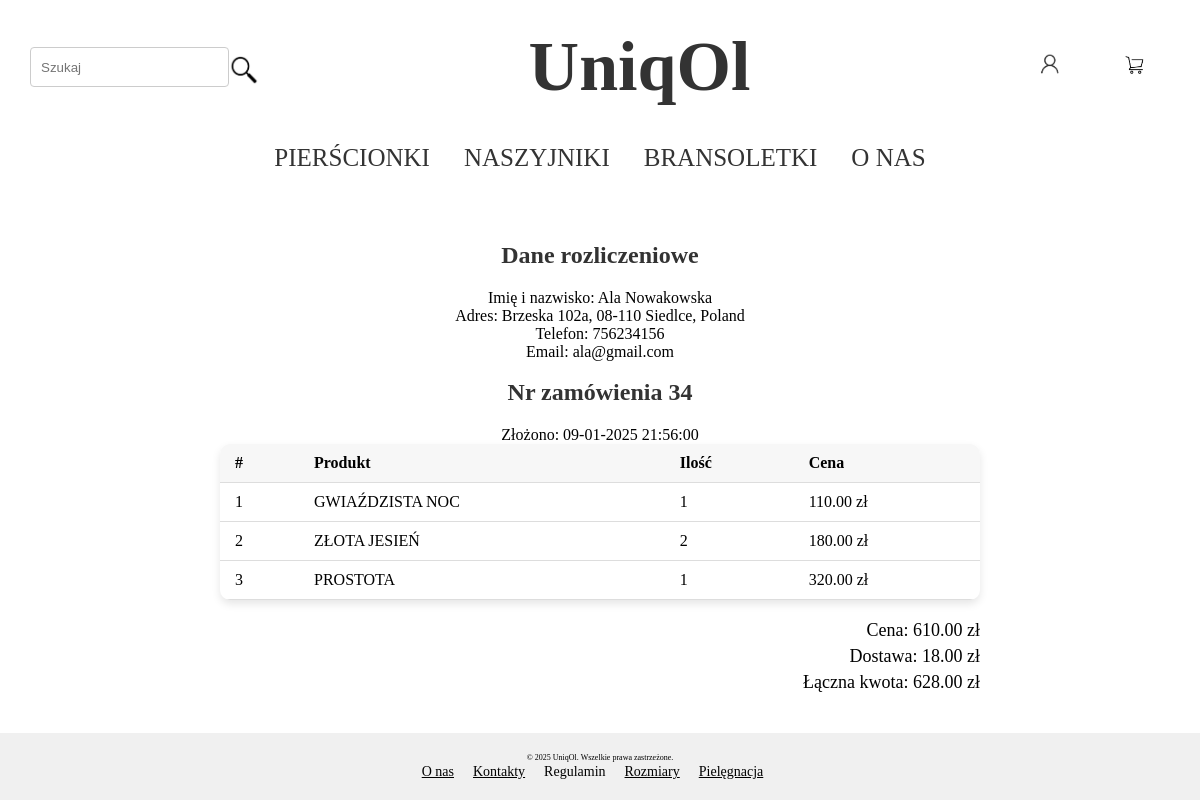
The app's page /orders/34/ (signed in) with its own data.
### shop/models.py (models this page shows, shortened)
class Category(models.Model):
    name = models.CharField(max_length=100)

class CustomerUser(AbstractUser, PermissionsMixin):
    username = None
    email = models.EmailField(unique=True)
    first_name = models.CharField(max_length=255, null=True,
                                  validators=[validate_alpha])
    last_name = models.CharField(max_length=255, null=True,
                                 validators=[validate_alpha])
    phone_number = models.CharField(max_length=9, unique=True, null=True,
                                    validators=[validate_phone_numer])
    street = models.CharField(max_length=255, null=True,
                              validators=[validate_street_name])
    house_number = models.CharField(max_length=10, null=True,
                                    validators=[validate_house_number])
    apartment_number = models.CharField(max_length=10, blank=True, null=True,
                                        validators=[validate_digit])
    city = models.CharField(max_length=100, null=True,
                            validators=[validate_alpha])
    postal_code = models.CharField(max_length=6, null=True,
                                   validators=[validate_postal_code])
    country = models.CharField(max_length=100, null=True, default="Poland",
                               validators=[validate_alpha])
    USERNAME_FIELD = "email"
    REQUIRED_FIELDS = []
    @property
    def full_street(self):
        if self.apartment_number:
            return (f"{self.street}  {self.house_number} "
                    f"{self.apartment_number}")
        return f"{self.street}  {self.house_number}"

class Product(models.Model):
    name = models.CharField(max_length=100)
    category = models.ForeignKey(Category, on_delete=models.CASCADE)
    price = models.DecimalField(max_digits=10, decimal_places=2)
    stock = models.IntegerField(null=True)
    description = models.TextField()
    size = models.CharField(choices=SIZE, max_length=1, blank=True, null=True)

### cart/models.py (models this page shows, shortened)
class Order(models.Model):
    cart = models.ForeignKey(Cart, on_delete=models.CASCADE, null=True, blank=True)
    user = models.ForeignKey(CustomerUser, on_delete=models.CASCADE)
    created_at = models.DateTimeField(auto_now_add=True)
    updated_at = models.DateTimeField(auto_now=True)
    total_price = models.DecimalField(max_digits=10, decimal_places=2)

class OrderItem(models.Model):
    order = models.ForeignKey(Order, on_delete=models.CASCADE)
    product = models.ForeignKey(Product, on_delete=models.CASCADE)
    quantity = models.PositiveIntegerField(default=1)
    price = models.DecimalField(max_digits=10, decimal_places=2)

class Shipping(models.Model):
    SHIPPING_COMPANIES = (
        ('PP', 'Poczta Polska'),
        ('IN', 'InPost'),
        ('DP', 'DPD'),
    )
    STATUS_CHOICES = (
        ('pending', 'Oczekuje'),
        ('shipped', 'Wysłano'),
        ('delivered', 'Dostarczono'),
        ('canceled', 'Anulowano'),
    )
    user = models.ForeignKey(CustomerUser, on_delete=models.CASCADE)
    shipping_company = models.CharField(max_length=2, choices=SHIPPING_COMPANIES, default='PP')
    shipping_price = models.DecimalField(max_digits=10, decimal_places=2, default=15.0)
    status = models.CharField(max_length=10, choices=STATUS_CHOICES, default='pending')
    order = models.ForeignKey('Order', on_delete=models.CASCADE, null=True, blank=True)
    def get_shipping_price(self):
        return self.shipping_price

### cart/views.py (the view, shortened to what this page needs)
# urls.py: path('orders/<int:order_pk>/', carts.UserOrderDetailsView.as_view(), name='user_order_details'),
class UserOrderDetailsView(LoginRequiredMixin, DetailView):
    model = Order
    template_name = 'cart/order_details.html'  # Ścieżka do szablonu szczegółów zamówienia
    context_object_name = 'order'
    def get_object(self):
        order_pk = self.kwargs.get('order_pk')
        order = get_object_or_404(Order, pk=order_pk, user=self.request.user)  # Tylko dla zalogowanego użytkownika
        return order
    def get_context_data(self, **kwargs):
        context = super().get_context_data(**kwargs)
        order = self.get_object()
        categories = Category.objects.all()
        context['categories'] = categories
        shipping_price = Shipping.objects.filter(order=order).first().shipping_price
        total_price_without_shipping = order.total_price - shipping_price
        if not order.cart:
            raise Http404("Zamówienie nie ma przypisanego koszyka.")
        cart = Cart.objects.filter(user=self.request.user).first()
        context['cart'] = cart
        context['order_items'] = OrderItem.objects.filter(order=order)
        context['shipping'] = Shipping.objects.filter(order=order).first()
        context['total_price_without_shipping'] = total_price_without_shipping
        return context

### cart/templates/cart/order_details.html
{% extends 'shop/base.html' %}
{% block content %}
<div class="order-details-container">
    <div class="customer-details">
        <h3>Dane rozliczeniowe</h3>
        <p>Imię i nazwisko: {{ order.user.first_name }} {{ order.user.last_name }}</p>
        <p>Adres: {{ order.user.full_street }}, {{ order.user.postal_code }} {{ order.user.city }}, {{ order.user.country }}</p>
        <p>Telefon: {{ order.user.phone_number }}</p>
        <p>Email: {{ order.user.email }}</p><br>
    </div>
<h2>Nr zamówienia {{ order.pk }}</h2>
    <p>Złożono: {{ order.created_at|date:"d-m-Y H:i:s" }}</p>
    <table>
        <thead>
            <tr>
                <th>#</th>
                <th>Produkt</th>
                <th>Ilość</th>
                <th>Cena</th>
            </tr>
        </thead>
        <tbody>
            {% for item in order_items %}
            <tr>
                <td>{{ forloop.counter }}</td>
                <td>{{ item.product.name }}</td>
                <td>{{ item.quantity }}</td>
                <td>{{ item.price }} zł</td>
            </tr>
            {% endfor %}
        </tbody>
    </table>
    <div class="order-summary">
        <p>Cena: {{ total_price_without_shipping }} zł</p>
        <p>Dostawa: {{ shipping.get_shipping_price }} zł</p>
        <p>Łączna kwota: {{ order.total_price }} zł</p>
    </div>
</div>
{% endblock %}

### shop/templates/shop/base.html (shortened to what this page needs)
<!DOCTYPE html>
{% load static %}
<html lang="en">
<head>
    <link rel="stylesheet" href="{% static 'shop/css/base.css' %}">
</head>
<body>
    <header class ="header-container">
        <div class="search-container">
            <form action="{% url 'search' %}" method="post">
                <input type="text" name="search" placeholder="Szukaj" required>
                <button type="submit" class="search-button">
                    <img src="{% static 'shop/img/search.png' %}" alt="Szukaj">
                </button>
            </form>
        </div>
        <div class="logo-container">
            <a href="{% url 'main_view' %}">
                <h1>UniqOl</h1>
            </a>
        </div>
        <div class="auth-cart-container">
            <div class="cart-container">
                {% if user.is_authenticated and cart%}
                <a href="{% url 'cart_details' cart.pk %}">
                    <img src="{% static 'shop/img/cart-ikon.png' %}" alt="Cart">
                </a>
                {% else %}
                    <a href="{% url 'login_view' %}">
                        <img src="{% static 'shop/img/cart-ikon.png' %}" alt="Cart">
                    </a>
                {% endif %}
            </div>
            <div class="login-container">
                {% if user.is_authenticated %}
                <div class="user-dropdown">
                    <a href="javascript:void(0)">
                        <img src="{% static 'shop/img/login-ikon.png' %}" alt="User">
                    </a>
                </div>
                {% else %}
                    <a href="{% url 'login_view' %}">
                        <img src="{% static 'shop/img/login-ikon.png' %}" alt="User">
                    </a>
                {% endif %}
            </div>
        </div>
</header>
    <nav class="categories-menu">
    <ul>
        {% for category in categories %}
            <li><a href="{% url 'products_list' category.pk %}">{{ category.name }}</a></li>
        {% endfor %}
            <li><a href="{% url 'about_us' %}">O NAS</a></li>
    </ul>
    </nav>
    <main>
    {% block content %}
    {% endblock %}
    </main>
<footer>
            <p>&copy; 2025 UniqOl. Wszelkie prawa zastrzeżone.</p>
        <div id="footer-links">
            <ul>
                <li><a href="{% url 'about_us' %}">O nas</a></li>
                <li><a href="{% url 'contact' %}">Kontakty</a></li>
                <li>Regulamin</li>
                <li><a href="{% url 'sizes' %}">Rozmiary</a></li>
                <li><a href="{% url 'care' %}">Pielęgnacja</a></li>
            </ul>
        </div>
</footer>
</body>
</html>

### static/shop/css/base.css (style rules this page uses)
* { margin: 0; padding: 0; box-sizing: border-box; }
html, body { font-family: Times New Roman,sans-serif; height: 100%; display: flex; flex-direction: column; }
main { font-family: Times New Roman,sans-serif; flex: 1; }
footer { font-family: Times New Roman,sans-serif; margin-top: auto; }
footer li { color: black; }
footer a { color: black; }
.header-container { display: flex; justify-content: space-between; align-items: center; padding: 10px; margin-left: 20px; }
.search-container form { display: flex; flex: 1; align-items: center; justify-content: center; width: 100%; }
.search-container input[type="text"] { padding: 10px; border: 1px solid #ccc; border-radius: 4px; flex: 1; height: 40px; line-height: 1.5; }
.search-container .search-button { display: flex; background: none; border: none; cursor: pointer; height: 40px; padding: 0; }
.search-container .search-button img { width: 30px; height: 30px; vertical-align: middle; }
.logo-container { flex-grow: 1; text-align: center; }
.logo-container h1 { font-family: fantasy; font-size: 70px; margin: 0; color: #333; text-decoration: none; }
.logo-container a { text-decoration: none; color: #333; }
.auth-cart-container { display: flex; align-items: center; justify-content: flex-end; flex-direction: row-reverse; }
.auth-cart-container a { margin-left: 15px; }
.cart-container { margin-right: 20px; }
.cart-container img, .user-dropdown img { width: 30px; height: 30px; object-fit: contain; display: inline-block; }
.auth-cart-container .login-container img { width: 30px; height: 30px; object-fit: contain; }
.auth-cart-container .cart-container img { width: 30px; height: 30px; object-fit: contain; }
.user-dropdown { position: relative; display: inline-block; }
.categories-menu { display: flex; justify-content: center; padding: 10px 0 ; }
.categories-menu ul { list-style-type: none; padding: 0; margin: 0; }
.categories-menu ul li { display: inline-block; margin: 0 15px; }
.categories-menu ul li a { text-decoration: none; color: #333; font-size: 25px; }
footer { background-color: #f0f0f0; padding: 20px; text-align: center; }
footer p { font-size: 8px !important; }
#footer-links ul { list-style-type: none; padding: 0; }
#footer-links ul li { display: inline; margin-right: 15px; font-size: 14px; }
button { background-color: #666666; color: white; padding: 12px 17px; font-size: 16px; border: none; border-radius: 5px; cursor: pointer; margin-top: 15px; }
.order-details-container p { text-align: center; color: black; }
.order-details-container { padding: 20px; max-width: 800px; margin: 0 auto; }
.order-details-container h2,h3 { text-align: center; margin-bottom: 20px; font-size: 24px; color: #333; }
.cart-container { margin: 20px; padding: 20px; }
table { width: 100%; border-collapse: collapse; margin-bottom: 20px; background-color: #fff; box-shadow: 0 4px 8px rgba(0, 0, 0, 0.1); border-radius: 10px; overflow: hidden; }
table th, table td { padding: 10px 15px; text-align: left; border-bottom: 1px solid #ddd; }
table th { background-color: #f7f7f7; font-weight: bold; }
.order-summary p { font-size: 18px; margin: 5px 0; text-align: right; }

### records on screen
Category: name "PIERŚCIONKI"
Category: name "NASZYJNIKI"
Category: name "BRANSOLETKI"
Order: user.first_name "Ala", user.last_name "Nowakowska", user.full_street "Brzeska 102a", user.postal_code "08-110", user.city "Siedlce", user.country "Poland", user.phone_number "756234156", user.email "ala@gmail.com", pk "34", created_at "09-01-2025 21:56:00", total_price "628.00"
OrderItem: product.name "GWIAŹDZISTA NOC", quantity "1", price "110.00"
OrderItem: product.name "ZŁOTA JESIEŃ", quantity "2", price "180.00"
OrderItem: product.name "PROSTOTA", quantity "1", price "320.00"
Shipping: get_shipping_price "18.00"

### other values on screen
{{ total_price_without_shipping }} "610.00"
